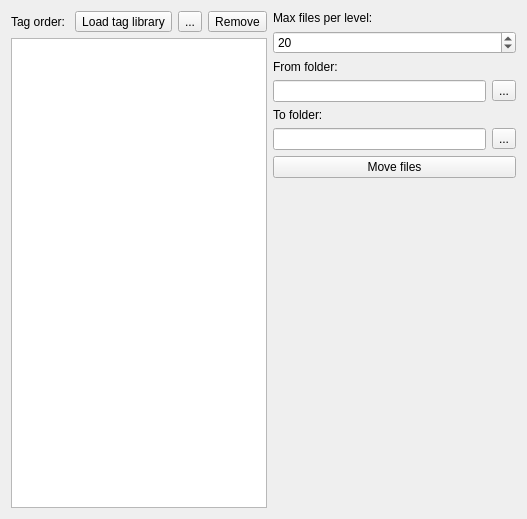
<?xml version="1.0" encoding="UTF-8"?>
<ui version="4.0">
 <class>TagSorter</class>
 <widget class="QWidget" name="TagSorter">
  <property name="geometry">
   <rect>
    <x>0</x>
    <y>0</y>
    <width>527</width>
    <height>519</height>
   </rect>
  </property>
  <property name="windowTitle">
   <string>Form</string>
  </property>
  <layout class="QGridLayout" name="gridLayout_2">
   <item row="0" column="2">
    <layout class="QVBoxLayout" name="verticalLayout">
     <item>
      <widget class="QLabel" name="label_2">
       <property name="text">
        <string>Max files per level:</string>
       </property>
      </widget>
     </item>
     <item>
      <widget class="QSpinBox" name="maxFilesPerLevelSpinBox">
       <property name="minimum">
        <number>1</number>
       </property>
       <property name="maximum">
        <number>10000</number>
       </property>
       <property name="value">
        <number>20</number>
       </property>
      </widget>
     </item>
    </layout>
   </item>
   <item row="0" column="0" rowspan="5">
    <layout class="QGridLayout" name="gridLayout">
     <item row="0" column="0">
      <layout class="QHBoxLayout" name="horizontalLayout">
       <item>
        <widget class="QLabel" name="label">
         <property name="text">
          <string>Tag order:</string>
         </property>
        </widget>
       </item>
       <item>
        <widget class="QToolButton" name="loadTagsButton">
         <property name="text">
          <string>Load tag library</string>
         </property>
         <property name="icon">
          <iconset theme="document-open">
           <normaloff>.</normaloff>.
          </iconset>
         </property>
         <property name="toolButtonStyle">
          <enum>Qt::ToolButtonTextBesideIcon</enum>
         </property>
        </widget>
       </item>
       <item>
        <widget class="QToolButton" name="saveButton">
         <property name="text">
          <string>...</string>
         </property>
         <property name="icon">
          <iconset theme="document-save-as">
           <normaloff>.</normaloff>.
          </iconset>
         </property>
        </widget>
       </item>
       <item>
        <widget class="QToolButton" name="removeTagButton">
         <property name="text">
          <string>Remove</string>
         </property>
         <property name="icon">
          <iconset theme="list-remove">
           <normaloff>.</normaloff>.
          </iconset>
         </property>
        </widget>
       </item>
      </layout>
     </item>
     <item row="1" column="0">
      <widget class="TagListWidget" name="listWidget">
       <property name="dragDropMode">
        <enum>QAbstractItemView::DragDrop</enum>
       </property>
       <property name="defaultDropAction">
        <enum>Qt::MoveAction</enum>
       </property>
       <property name="selectionMode">
        <enum>QAbstractItemView::ContiguousSelection</enum>
       </property>
      </widget>
     </item>
    </layout>
   </item>
   <item row="2" column="2">
    <layout class="QVBoxLayout" name="verticalLayout_4">
     <item>
      <widget class="QLabel" name="label_4">
       <property name="text">
        <string>To folder:</string>
       </property>
      </widget>
     </item>
     <item>
      <layout class="QHBoxLayout" name="horizontalLayout_3">
       <item>
        <widget class="QLineEdit" name="toLineEdit">
         <property name="readOnly">
          <bool>true</bool>
         </property>
        </widget>
       </item>
       <item>
        <widget class="QToolButton" name="toButton">
         <property name="text">
          <string>...</string>
         </property>
        </widget>
       </item>
      </layout>
     </item>
    </layout>
   </item>
   <item row="1" column="2">
    <layout class="QVBoxLayout" name="verticalLayout_3">
     <item>
      <widget class="QLabel" name="label_3">
       <property name="text">
        <string>From folder:</string>
       </property>
      </widget>
     </item>
     <item>
      <layout class="QHBoxLayout" name="horizontalLayout_2">
       <item>
        <widget class="QLineEdit" name="fromLineEdit">
         <property name="readOnly">
          <bool>true</bool>
         </property>
        </widget>
       </item>
       <item>
        <widget class="QToolButton" name="fromButton">
         <property name="text">
          <string>...</string>
         </property>
        </widget>
       </item>
      </layout>
     </item>
    </layout>
   </item>
   <item row="4" column="2">
    <spacer name="verticalSpacer">
     <property name="orientation">
      <enum>Qt::Vertical</enum>
     </property>
     <property name="sizeHint" stdset="0">
      <size>
       <width>20</width>
       <height>294</height>
      </size>
     </property>
    </spacer>
   </item>
   <item row="3" column="2">
    <widget class="QPushButton" name="moveFilesButton">
     <property name="text">
      <string>Move files</string>
     </property>
    </widget>
   </item>
  </layout>
 </widget>
 <customwidgets>
  <customwidget>
   <class>TagListWidget</class>
   <extends>QListWidget</extends>
   <header>tag_space_tools.gui.tag_sorter_widget</header>
  </customwidget>
 </customwidgets>
 <resources/>
 <connections/>
</ui>
